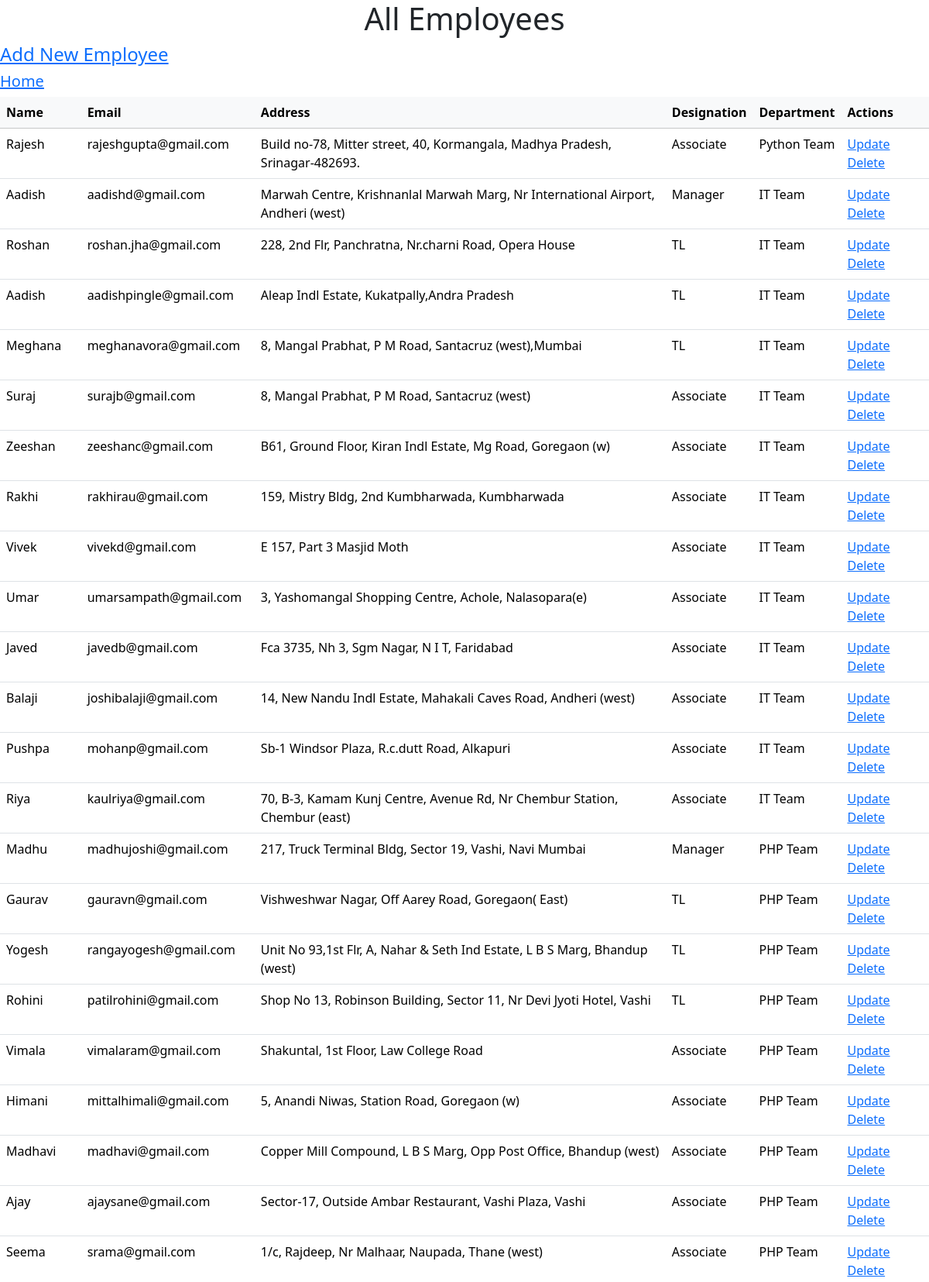
/employees/ (upper part), run on the app's committed database.
### EMS_app/models.py (models this page shows, shortened)
class Employee(models.Model):
    Designations = [
        ('Associate', 'Associate'),
        ('TL', 'Team Lead'),
        ('Manager', 'Manager'),
    ]
    First_Name = models.CharField(max_length=100, null=True)
    Last_Name = models.CharField(max_length=100)
    Email = models.EmailField()
    Address = models.TextField()
    Designation = models.CharField(max_length=20,choices=Designations)
    Reporting_manager = models.ForeignKey('self', null=True, blank=True, on_delete=models.SET_NULL)
    Department = models.ForeignKey(Department, on_delete=models.CASCADE)

class Department(models.Model):
    Floors = [
        ('1','1'),
        ('2','2'),
        ('3','3'),
        ('4','4')
    ]
    D_Name = models.CharField(max_length=50)
    Floor = models.CharField(max_length=1,choices=Floors, blank=False)
    def __str__(self):
        return self.D_Name

### EMS_app/views.py (the view)
# urls.py: path('employees/', EmpView.as_view(), name='employees'),
class EmpView(ListView):
    model = Employee
    template_name = 'emp.html'
    context_object_name = 'employees'

### EMS_app/templates/emp.html (shortened to what this page needs)
<!DOCTYPE html>
<html lang="en">
<head>
    <link href="https://cdn.jsdelivr.net/npm/bootstrap@5.3.2/dist/css/bootstrap.min.css" rel="stylesheet">
</head>
<body>
    <h1>All Employees</h1>
    <h4><a href="{% url 'add_emp' %}" class="back-link">Add New Employee</a></h4>
    <h5><a href="{% url 'home' %}" >Home</a></h5>
    <table class="table">
        <thead class="table-light">
            <tr>
                <th>Name</th>
                <th>Email</th>
                <th>Address</th>
                <th>Designation</th>
                <th>Department</th>
                <th>Actions</th>
            </tr>
        </thead>
        <tbody>
            {% for employee in employees %}
                <tr>
                    <td>{{ employee.First_Name }}</td>
                    <td>{{ employee.Email }}</td>
                    <td>{{ employee.Address }}</td>
                    <td>{{ employee.Designation}}</td>
                    <td>{{ employee.Department }}</td>
                    <td><a href="{% url 'emp_update' employee.id %}" >Update</a>
                        <a href="{% url 'emp_delete' employee.id %}" >Delete</a></td>
                </tr>
            {% endfor %}
        </tbody>
    </table>
</body>
</html>

### EMS_app/templates/emp.html (style rules this page uses)
h1 { text-align:center; }

### data on the page
Employee: First_Name "Rajesh", Email "rajeshgupta@gmail.com", Address "Build no-78, Mitter street, 40, Kormangala, Madhya Pradesh, Srinagar-482693.", Designation "Associate", Department "Python Team"
Employee: First_Name "Aadish", Email "aadishd@gmail.com", Address "Marwah Centre, Krishnanlal Marwah Marg, Nr International Airport, Andheri (west)", Designation "Manager", Department "IT Team"
Employee: First_Name "Roshan", Email "roshan.jha@gmail.com", Address "228, 2nd Flr, Panchratna, Nr.charni Road, Opera House", Designation "TL", Department "IT Team"
Employee: First_Name "Aadish", Email "aadishpingle@gmail.com", Address "Aleap Indl Estate, Kukatpally,Andra Pradesh", Designation "TL", Department "IT Team"
Employee: First_Name "Meghana", Email "meghanavora@gmail.com", Address "8, Mangal Prabhat, P M Road, Santacruz (west),Mumbai", Designation "TL", Department "IT Team"
Employee: First_Name "Suraj", Email "surajb@gmail.com", Address "8, Mangal Prabhat, P M Road, Santacruz (west)", Designation "Associate", Department "IT Team"
Employee: First_Name "Zeeshan", Email "zeeshanc@gmail.com", Address "B61, Ground Floor, Kiran Indl Estate, Mg Road, Goregaon (w)", Designation "Associate", Department "IT Team"
Employee: First_Name "Rakhi", Email "rakhirau@gmail.com", Address "159, Mistry Bldg, 2nd Kumbharwada, Kumbharwada", Designation "Associate", Department "IT Team"
Employee: First_Name "Vivek", Email "vivekd@gmail.com", Address "E 157, Part 3 Masjid Moth", Designation "Associate", Department "IT Team"
Employee: First_Name "Umar", Email "umarsampath@gmail.com", Address "3, Yashomangal Shopping Centre, Achole, Nalasopara(e)", Designation "Associate", Department "IT Team"
Employee: First_Name "Javed", Email "javedb@gmail.com", Address "Fca 3735, Nh 3, Sgm Nagar, N I T, Faridabad", Designation "Associate", Department "IT Team"
Employee: First_Name "Balaji", Email "joshibalaji@gmail.com", Address "14, New Nandu Indl Estate, Mahakali Caves Road, Andheri (west)", Designation "Associate", Department "IT Team"
Employee: First_Name "Pushpa", Email "mohanp@gmail.com", Address "Sb-1 Windsor Plaza, R.c.dutt Road, Alkapuri", Designation "Associate", Department "IT Team"
Employee: First_Name "Riya", Email "kaulriya@gmail.com", Address "70, B-3, Kamam Kunj Centre, Avenue Rd, Nr Chembur Station, Chembur (east)", Designation "Associate", Department "IT Team"
Employee: First_Name "Madhu", Email "madhujoshi@gmail.com", Address "217, Truck Terminal Bldg, Sector 19, Vashi, Navi Mumbai", Designation "Manager", Department "PHP Team"
Employee: First_Name "Gaurav", Email "gauravn@gmail.com", Address "Vishweshwar Nagar, Off Aarey Road, Goregaon( East)", Designation "TL", Department "PHP Team"
Employee: First_Name "Yogesh", Email "rangayogesh@gmail.com", Address "Unit No 93,1st Flr, A, Nahar & Seth Ind Estate, L B S Marg, Bhandup (west)", Designation "TL", Department "PHP Team"
Employee: First_Name "Rohini", Email "patilrohini@gmail.com", Address "Shop No 13, Robinson Building, Sector 11, Nr Devi Jyoti Hotel, Vashi", Designation "TL", Department "PHP Team"
Employee: First_Name "Vimala", Email "vimalaram@gmail.com", Address "Shakuntal, 1st Floor, Law College Road", Designation "Associate", Department "PHP Team"
Employee: First_Name "Himani", Email "mittalhimali@gmail.com", Address "5, Anandi Niwas, Station Road, Goregaon (w)", Designation "Associate", Department "PHP Team"
Employee: First_Name "Madhavi", Email "madhavi@gmail.com", Address "Copper Mill Compound, L B S Marg, Opp Post Office, Bhandup (west)", Designation "Associate", Department "PHP Team"
Employee: First_Name "Ajay", Email "ajaysane@gmail.com", Address "Sector-17, Outside Ambar Restaurant, Vashi Plaza, Vashi", Designation "Associate", Department "PHP Team"
Employee: First_Name "Seema", Email "srama@gmail.com", Address "1/c, Rajdeep, Nr Malhaar, Naupada, Thane (west)", Designation "Associate", Department "PHP Team"
